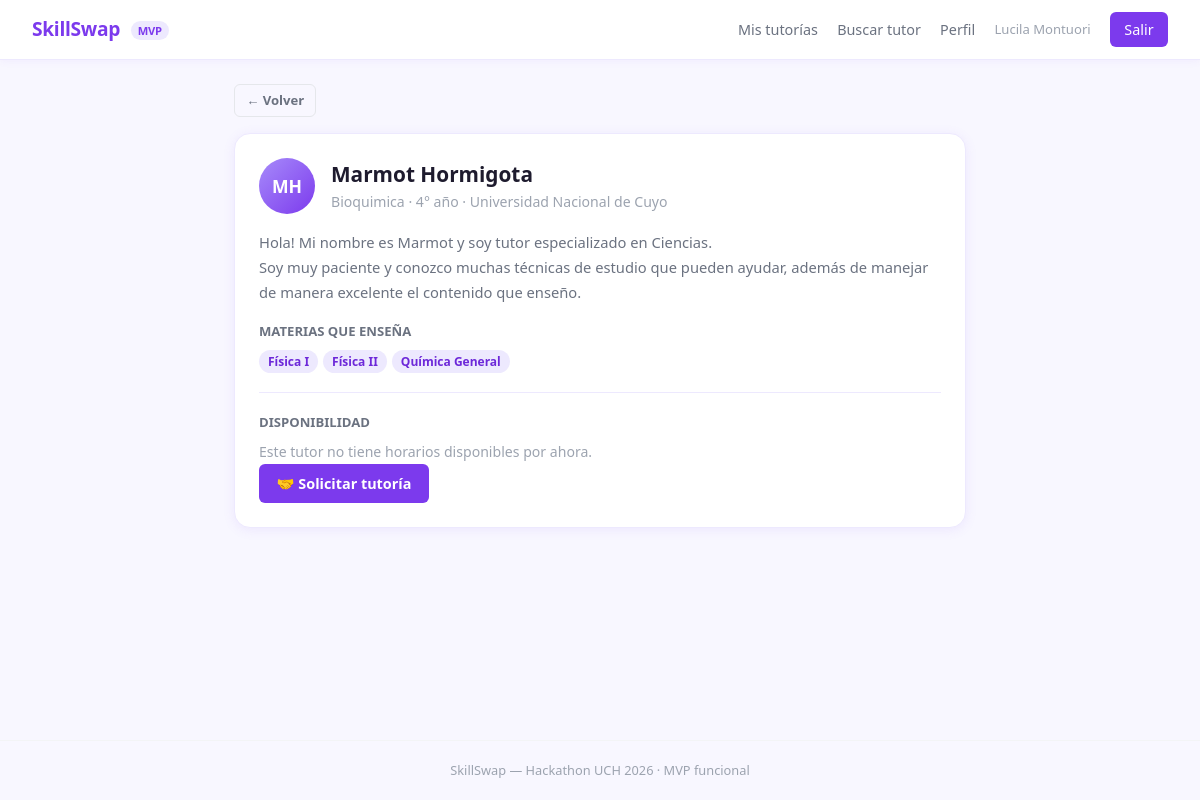
The page /skillswap/index.php?p=alumno_tutor&id=3 (signed in) on the database its author committed.
### tables this page shows
CREATE TABLE `usuarios` (
  `id` int(10) unsigned NOT NULL AUTO_INCREMENT,
  `nombre` varchar(120) NOT NULL,
  `email` varchar(180) NOT NULL,
  `password` varchar(255) NOT NULL,
  `rol` enum('admin','tutor','alumno') NOT NULL DEFAULT 'alumno',
  `estado` enum('pendiente','activo','bloqueado') NOT NULL DEFAULT 'activo',
  `carrera` varchar(120) NOT NULL DEFAULT '',
  `anio_cursado` tinyint(3) unsigned NOT NULL DEFAULT 1,
  `universidad` varchar(120) NOT NULL DEFAULT '',
  `certificado_path` varchar(255) DEFAULT NULL COMMENT 'ruta al archivo subido',
  `wallet_address` varchar(100) DEFAULT NULL COMMENT 'wallet simulada Ethereum',
  `bio` text DEFAULT NULL,
  `created_at` timestamp NOT NULL DEFAULT current_timestamp(),
  `updated_at` timestamp NOT NULL DEFAULT current_timestamp() ON UPDATE current_timestamp(),
  PRIMARY KEY (`id`),
  UNIQUE KEY `email` (`email`)
);

CREATE TABLE `materias` (
  `id` int(10) unsigned NOT NULL AUTO_INCREMENT,
  `nombre` varchar(120) NOT NULL,
  `area` varchar(80) NOT NULL DEFAULT '',
  `activa` tinyint(1) NOT NULL DEFAULT 1,
  `created_at` timestamp NOT NULL DEFAULT current_timestamp(),
  PRIMARY KEY (`id`)
);

### skillswap/app/helpers/funciones.php (called while the page is built, shortened)
<?php
function e(mixed $v): string {
    return htmlspecialchars((string)$v, ENT_QUOTES | ENT_SUBSTITUTE, 'UTF-8');
}
function iniciales(string $nombre): string {
    $partes = explode(' ', trim($nombre));
    $ini    = '';
    foreach (array_slice($partes, 0, 2) as $p) {
        $ini .= mb_strtoupper(mb_substr($p, 0, 1));
    }
    return $ini ?: '?';
}
function renderizar(string $vista, array $datos = []): void {
    extract($datos, EXTR_SKIP);
    $path = BASE_PATH . '/app/views/' . $vista . '.php';
    require $path;
}

### skillswap/app/controllers/TutorAlumnoController.php (called while the page is built, shortened)
<?php
class AlumnoController {
    private Usuario   $usuarioModel;
    private Materia   $materiaModel;
    public function __construct() {
        $this->usuarioModel   = new Usuario();
        $this->materiaModel   = new Materia();
    }
    public function verTutor(): void {
        $tutorId   = (int)($_GET['id'] ?? 0);
        $tutor     = $this->usuarioModel->buscarPorId($tutorId);
        $materias = $this->materiaModel->delTutor($tutorId);
        renderizar('alumno/ver_tutor', compact('tutor', 'materias', 'horarios', 'uid'));
    }
}

### skillswap/config/database.php (called while the page is built, shortened)
<?php
function conectar(): PDO {
    static $pdo = null;
    if ($pdo !== null) return $pdo;
    $dsn = sprintf('mysql:host=%s;dbname=%s;charset=%s', DB_HOST, DB_NAME, DB_CHARSET);
    try {
        $pdo = new PDO($dsn, DB_USER, DB_PASS, [
            PDO::ATTR_ERRMODE            => PDO::ERRMODE_EXCEPTION,
            PDO::ATTR_DEFAULT_FETCH_MODE => PDO::FETCH_ASSOC,
            PDO::ATTR_EMULATE_PREPARES   => false,
        ]);
    } catch (PDOException $e) {
        die('<div style="padding:2rem;color:#b91c1c;font-family:sans-serif;">
            <strong>Error de conexión:</strong> ' . htmlspecialchars($e->getMessage()) . '
        </div>');
    }
    return $pdo;
}

### skillswap/app/models/Usuario.php (called while the page is built, shortened)
<?php
class Usuario {
    private PDO $pdo;
    public function __construct() { $this->pdo = conectar(); }
    public function buscarPorId(int $id): ?array {
        $s = $this->pdo->prepare('SELECT * FROM usuarios WHERE id = ?');
        $s->execute([$id]);
        return $s->fetch() ?: null;
    }
}

### skillswap/app/models/Materia.php (called while the page is built, shortened)
<?php
class Materia {
    private PDO $pdo;
    public function __construct() { $this->pdo = conectar(); }
    public function delTutor(int $tutorId): array {
        $s = $this->pdo->prepare('
            SELECT m.* FROM materias m
            JOIN tutor_materias tm ON tm.materia_id = m.id
            WHERE tm.tutor_id = ?
            ORDER BY m.nombre
        ');
        $s->execute([$tutorId]);
        return $s->fetchAll();
    }
}

### skillswap/app/helpers/Session.php (called while the page is built, shortened)
<?php
class Session {
    public static function isLoggedIn(): bool  { return isset($_SESSION['usuario_id']); }
}

### skillswap/app/views/alumno/ver_tutor.php (the view, shortened to what this page needs)
<!DOCTYPE html>
<html lang="es">
<head>
  <link rel="stylesheet" href="public/css/estilos.css">
</head>
<body>
<?php require BASE_PATH . '/app/views/partials/nav.php'; ?>
<div class="contenedor-md mt-3">
  <a href="index.php?p=alumno_buscar" class="btn btn-ghost btn-sm" style="margin-bottom:1rem;">← Volver</a>
  <div class="card">
    <div style="display:flex;align-items:center;gap:1rem;margin-bottom:1rem;">
      <div class="avatar avatar-lg"><?= e(iniciales($tutor['nombre'])) ?></div>
      <div>
        <h2 style="font-size:1.3rem;font-weight:700;"><?= e($tutor['nombre']) ?></h2>
        <p style="color:var(--gris-400);font-size:.88rem;">
          <?= e($tutor['carrera']) ?> · <?= $tutor['anio_cursado'] ?>° año · <?= e($tutor['universidad']) ?>
        </p>
      </div>
    </div>
    <?php if ($tutor['bio']): ?>
      <p style="font-size:.92rem;color:var(--texto-2);line-height:1.7;margin-bottom:1rem;">
        <?= nl2br(e($tutor['bio'])) ?>
      </p>
    <?php endif; ?>
    <p style="font-size:.82rem;font-weight:700;color:var(--texto-2);margin-bottom:.5rem;">MATERIAS QUE ENSEÑA</p>
    <div class="chips" style="margin-bottom:1.2rem;">
      <?php foreach ($materias as $m): ?>
        <span class="chip"><?= e($m['nombre']) ?></span>
      <?php endforeach; ?>
    </div>
    <hr style="border:none;border-top:1.5px solid var(--lila-100);margin-bottom:1.2rem;">
    <p style="font-size:.82rem;font-weight:700;color:var(--texto-2);margin-bottom:.5rem;">DISPONIBILIDAD</p>
    <?php if (empty($horarios)): ?>
      <p style="font-size:.88rem;color:var(--gris-400);">Este tutor no tiene horarios disponibles por ahora.</p>
    <?php endif; ?>
    <?php if (Session::isLoggedIn()): ?>
      <a href="index.php?p=alumno_solicitar&id=<?= $tutor['id'] ?>" class="btn btn-primary">
        🤝 Solicitar tutoría
      </a>
    <?php else: ?>
      <a href="index.php?p=login" class="btn btn-primary">Iniciar sesión para solicitar</a>
    <?php endif; ?>
  </div>
</div>
<?php require BASE_PATH . '/app/views/partials/footer.php'; ?>
</body>
</html>

### skillswap/public/css/estilos.css (style rules this page uses)
:root { --lila-50: #f5f3ff; --lila-100: #ede9fe; --lila-200: #ddd6fe; --lila-300: #c4b5fd; --lila-400: #a78bfa; --lila-500: #8b5cf6; --lila-600: #7c3aed; --lila-700: #6d28d9; --naranja: #f97316; --rojo: #ef4444; --verde: #22c55e; --amarillo: #eab308; --azul: #3b82f6; --texto: #1e1b2e; --texto-2: #6b7280; --blanco: #ffffff; --fondo: #f8f7ff; --gris-100: #f3f4f6; --gris-200: #e5e7eb; --gris-400: #9ca3af; --font: 'Segoe UI', system-ui, sans-serif; --font-mono: 'Consolas', monospace; --radio: 10px; --radio-sm: 6px; --radio-lg: 16px; --sombra: 0 2px 12px rgba(139,92,246,.10); --trans: .15s ease; }
*, *::before, *::after { box-sizing: border-box; margin: 0; padding: 0; }
body { font-family: var(--font); background: var(--fondo); color: var(--texto); min-height: 100vh; display: flex; flex-direction: column; font-size: 15px; line-height: 1.6; }
a { color: var(--lila-600); text-decoration: none; }
.contenedor-md { max-width: 780px; margin: 0 auto; padding: 0 1.5rem; }
.mt-3 { margin-top: 1.5rem; }
.card { background: var(--blanco); border-radius: var(--radio-lg); border: 1.5px solid var(--lila-100); padding: 1.5rem; box-shadow: var(--sombra); margin-bottom: 1.2rem; }
.btn { display: inline-flex; align-items: center; gap: .4rem; padding: .5rem 1.1rem; border-radius: var(--radio-sm); font-weight: 600; font-size: .9rem; cursor: pointer; border: none; transition: all var(--trans); text-decoration: none; white-space: nowrap; }
.btn-primary { background: var(--lila-600); color: #fff; }
.btn-ghost { background: transparent; color: var(--texto-2); border: 1.5px solid var(--gris-200); }
.btn-sm { padding: .3rem .7rem; font-size: .82rem; }
.avatar { width: 40px; height: 40px; border-radius: 50%; background: linear-gradient(135deg, var(--lila-400), var(--lila-600)); color: #fff; font-weight: 800; font-size: .85rem; display: inline-flex; align-items: center; justify-content: center; flex-shrink: 0; }
.avatar-lg { width: 56px; height: 56px; font-size: 1.1rem; }
.chips { display: flex; flex-wrap: wrap; gap: 5px; margin-top: 4px; }
.chip { display: inline-block; font-size: .75rem; font-weight: 600; padding: 2px 9px; border-radius: 20px; background: var(--lila-100); color: var(--lila-700); }

### rows shown on the page
usuarios: nombre "MH", nombre "Marmot Hormigota", carrera "Bioquimica", anio_cursado "4", universidad "Universidad Nacional de Cuyo", bio "Hola! Mi nombre es Marmot y soy tutor especializado en Ciencias. Soy muy paciente y conozco muchas técnicas de estudio que pueden ayudar, además de manejar de manera excelente el contenido que enseño."
materias: nombre "Física I"
materias: nombre "Física II"
materias: nombre "Química General"

### other values the page prints
Session::userName() "Lucila Montuori"
